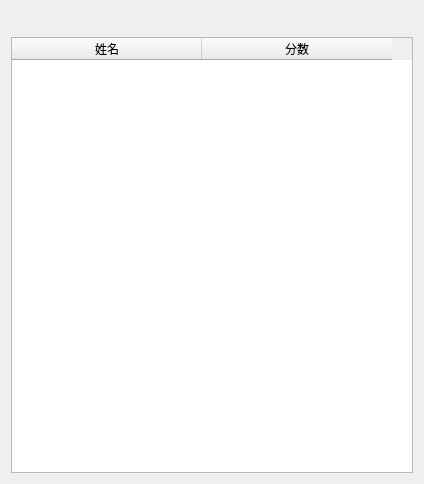
<?xml version="1.0" encoding="UTF-8"?>
<ui version="4.0">
 <class>QScoreDlg</class>
 <widget class="QWidget" name="QScoreDlg">
  <property name="geometry">
   <rect>
    <x>0</x>
    <y>0</y>
    <width>424</width>
    <height>484</height>
   </rect>
  </property>
  <property name="windowTitle">
   <string>排行榜</string>
  </property>
  <layout class="QHBoxLayout" name="horizontalLayout_2">
   <item>
    <layout class="QVBoxLayout" name="verticalLayout">
     <item>
      <layout class="QHBoxLayout" name="horizontalLayout">
       <item>
        <spacer name="horizontalSpacer">
         <property name="orientation">
          <enum>Qt::Horizontal</enum>
         </property>
         <property name="sizeHint" stdset="0">
          <size>
           <width>40</width>
           <height>20</height>
          </size>
         </property>
        </spacer>
       </item>
       <item>
        <widget class="QLabel" name="label">
         <property name="text">
          <string/>
         </property>
         <property name="pixmap">
          <pixmap resource="resouce.qrc">:/other/scoretitle.png</pixmap>
         </property>
        </widget>
       </item>
       <item>
        <spacer name="horizontalSpacer_2">
         <property name="orientation">
          <enum>Qt::Horizontal</enum>
         </property>
         <property name="sizeHint" stdset="0">
          <size>
           <width>40</width>
           <height>20</height>
          </size>
         </property>
        </spacer>
       </item>
      </layout>
     </item>
     <item>
      <widget class="QTableWidget" name="tableWidget">
       <property name="selectionBehavior">
        <enum>QAbstractItemView::SelectRows</enum>
       </property>
       <attribute name="horizontalHeaderDefaultSectionSize">
        <number>190</number>
       </attribute>
       <attribute name="horizontalHeaderHighlightSections">
        <bool>false</bool>
       </attribute>
       <attribute name="verticalHeaderHighlightSections">
        <bool>false</bool>
       </attribute>
       <column>
        <property name="text">
         <string>姓名</string>
        </property>
       </column>
       <column>
        <property name="text">
         <string>分数</string>
        </property>
       </column>
      </widget>
     </item>
    </layout>
   </item>
  </layout>
 </widget>
 <layoutdefault spacing="6" margin="11"/>
 <resources>
  <include location="resouce.qrc"/>
 </resources>
 <connections/>
</ui>
